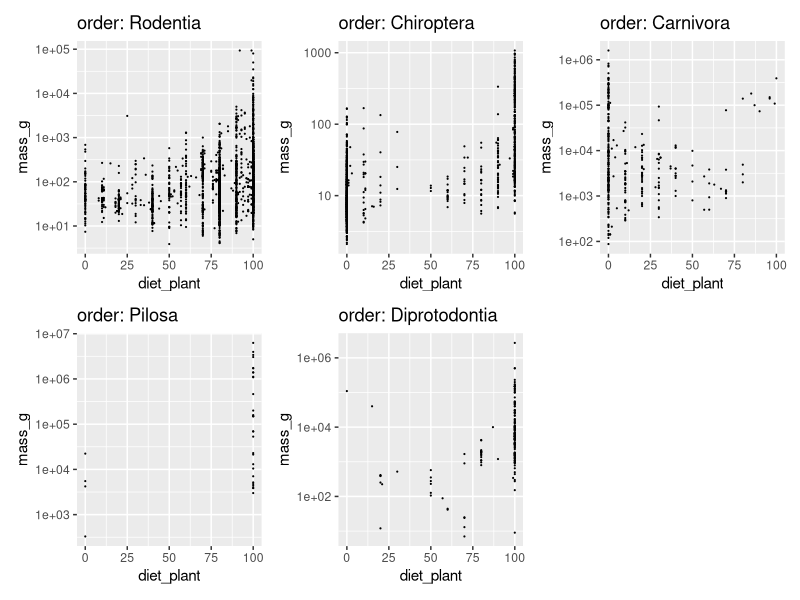

Source code (R):
## ---- chunk 1
# load the tidyverse
library(tidyverse)
## ---- chunk 2
# get phylacine data
data = read_csv("data/phylacine_traits.csv")
data = data %>%
  `colnames<-`(str_to_lower(colnames(.))) %>%
  `colnames<-`(str_remove(colnames(.), "(.1.2)")) %>%
  `colnames<-`(str_replace_all(colnames(.), "\\.", "_"))

## ---- chunk 3
# nest phylacine by order
nested_data = data %>%
  group_by(order) %>%
  nest()

nested_data

# get column class
sapply(nested_data, class)
## ---- chunk 4
# use unnest to recover the original data frame
unnest(nested_data, cols = "data") %>%
  head()

# unnesting preserves groups
groups(unnest(nested_data, cols = "data"))
## ---- chunk 5
# how many rows in each nested tibble?
for (i in seq_along(nested_data$data[1:10])) {
  print(nrow(nested_data$data[[i]]))
}

# what is the class of each element?
lapply(X = nested_data$data[1:3], FUN = class)
## ---- chunk 6
# get the number of rows in data
map(.x = nested_data$data, .f = nrow) %>%
  head()
## ---- chunk 7
# get the square root of each integer 1 - 10
some_numbers = 1:3
map(some_numbers, sqrt)
## ---- chunk 8
# use map_dbl to get the mean mass in each order
map_dbl(nested_data$data, function(df){
  mean(df$mass_g)
})

# map_chr will convert the output to a character
# here we get the most common IUCN status of each order
map_chr(nested_data$data, function(df){

  count(df, iucn_status) %>%
    arrange(-n) %>%
    summarise(common_status = first(iucn_status)) %>%
    pull(common_status)
})

# map_lgl returns TRUE/FALSE values
some_numbers = c(NA, 1:3, NA, NaN, Inf, -Inf)
map_lgl(some_numbers, is.na)
## ---- chunk 9
# get the first two rows of each dataframe
map_df(nested_data$data[1:3], head, n = 2)
## ---- chunk 10
# the same as above but with a pipe
nested_data$data[1:5] %>%
  map_dfr(head, n = 2)
## ---- chunk 11
# get the number of rows per dataframe, the mean mileage, and the first car
nested_data = nested_data %>%
  mutate(
    # use the int return to get the number of rows
    n_rows = map_int(data, nrow),

    # double return for mean mileage
    mean_mass = map_dbl(data, function(df) {mean(df$mass_g)}),

    # character return to get the heaviest member
    first_animal = map_chr(data, function(df) {
      arrange(df, -mass_g) %>%
        .$binomial %>%
        first()}
    )
  )

# examine the output
nested_data
## ---- chunk 12
# split data by order number and run an lm only if there are more than 100 rows
nested_data = nest(data, data = -order)

nested_data = mutate(nested_data,
              model = map_if(.x = data,

                             # this is the predicate
                             # which elements should be operated on?
                             .p = function(x){
                               nrow(x) > 100
                             },

                             # this is the function to use
                             # if the predicate is satisfied
                             .f = function(x){
                               lm(mass_g ~ diet_plant, data = x)
                             }))
# check the data structure
nested_data %>% head()
## ---- chunk 13
# consider 2 vectors and replicate the simple vector addition using map2
map2_int(.x = 1:5,
         .y = 6:10,
         .f = sum)
## ---- chunk 14
# make a named list for this example
this_list = list(a = "first letter",
                 b = "second letter")

# a not particularly useful example
map2(this_list, names(this_list),
     function(x, y) {
       glue::glue('{x} : {y}')
     })

# imap can also do this
imap(this_list,
     function(x, .y){
       glue::glue('{x} : {.y}')
     })
## ---- chunk 15
# operate on three different lists
list_01 = as.list(1:3)
list_02 = as.list(letters[1:3])
list_03 = as.list(rainbow(3))

# print a few statements
pmap_chr(list(list_01, list_02, list_03),
         function(l1, l2, l3){
           glue::glue('number {l1}, letter {l2}, colour {l3}')
         })
## ---- chunk 16
nested_data <-
  data %>%
  tidyr::nest(data = -order) %>%
  mutate(data,
         model = map_if(.x = data,

                        # this is the predicate
                        # which elements should be operated on?
                        .p = function(x){
                          nrow(x) > 100
                        },

                        # this is the function to use
                        # if the predicate is satisfied
                        .f = function(x){
                          lm(mass_g ~ diet_plant, data = x)
                        })) %>%

  mutate(m_coef = map(model,

                      # use case when to get model coefficients
                      function(x) {
                        dplyr::case_when(
                          "lm" %in% class(x) ~ {
                            list(coef(x))
                          },
                          TRUE ~ {
                            list(c(NA,NA))
                          }
                        )}),

         # work on the two element double vector of coefficients
         m_coef = map(m_coef, function(x){
           tibble(coef = unlist(x),
                  param = c("intercept", "diet_plant")) %>%
             pivot_wider(names_from = "param",
                         values_from = "coef")
         }),

         # work on the raw data and the coefficients
         plot = pmap(list(order, data, m_coef), function(ord, x, y){

           # pay no attention to the ggplot for now
           ggplot2::ggplot()+
             geom_point(data = x,
                        aes(diet_plant, mass_g),
                        size = 0.1)+
             scale_y_log10()+
             labs(title = glue::glue('order: {ord}'))
         })
  )
## ---- chunk 17
# use map to make a 2 level list
this_list = split(data, data$order) %>%
  map(function(df){ split(df, df$iucn_status) })

# map over the second level to count the number of
# species in each order in each IUCN class
# display only the first element
map_depth(this_list[1], 2, nrow)
## ---- chunk 18
this_list = split(data, data$order)

iwalk(this_list,
      function(df, .y){
        print(glue::glue('{nrow(df)} species in order {.y}'))
      })
## ---- chunk 19
vec = as.integer(1:10)

tryCatch(
  expr = {

    # this is what we want you to look at

    modify(vec, function(x) { (x + 2) })

  },

  # do not pay attention to this
  error = function(e){
    print(toString(e))
  }
)
## ---- chunk 20
modify(vec, function(x) { as.integer(x + 2) })
## ---- chunk 21
# a list containing numbers
this_list = list(a = 1, b = -1, c = 2, d = NULL, e = NA)

# remove the empty element
# this must be done before using keep on the list
this_list = compact(this_list)
## ---- chunk 22
# use discard to remove the NA
this_list = discard(this_list, .p =is.na)

# keep list elements which are positive
keep(this_list, .p = function(x){ x > 0 })
## ---- chunk 23
1:10 %>%
  head_while(.p = function(x) x < 5)
## ---- chunk 24
this_list = list(a = 1:3, b = 3:4, c = 5:10)

reduce(this_list, c)
## ---- chunk 25
# sample mtcars
mtcars = as_tibble(mtcars, rownames = "car")

sampled_data = map(1:10, function(x){
  sample_n(mtcars, nrow(mtcars)-5)
  })

# get cars which appear in all samples
sampled_data = reduce(sampled_data,
                      dplyr::inner_join)
## ---- chunk 26
# make a list
this_list = list(a = 1:3, b = 3:6, c = 5:10, d = c(1,2,5,10,12))

# a multiple accumulate can help
accumulate(this_list, union, .dir = "forward")
## ---- chunk 27
this_list = list(a = rep("a", 3),
                 b = rep("b", 4))

this_list

# use flatten chr to get a character vector
flatten_chr(this_list)
## ---- chunk 28
this_list = split(data, data$order) %>%
  map(function(df) {split(df, df$iucn_status)})
## ---- chunk 29
# use patchwork on list
patchwork::wrap_plots(nested_data$plot[1:5])
